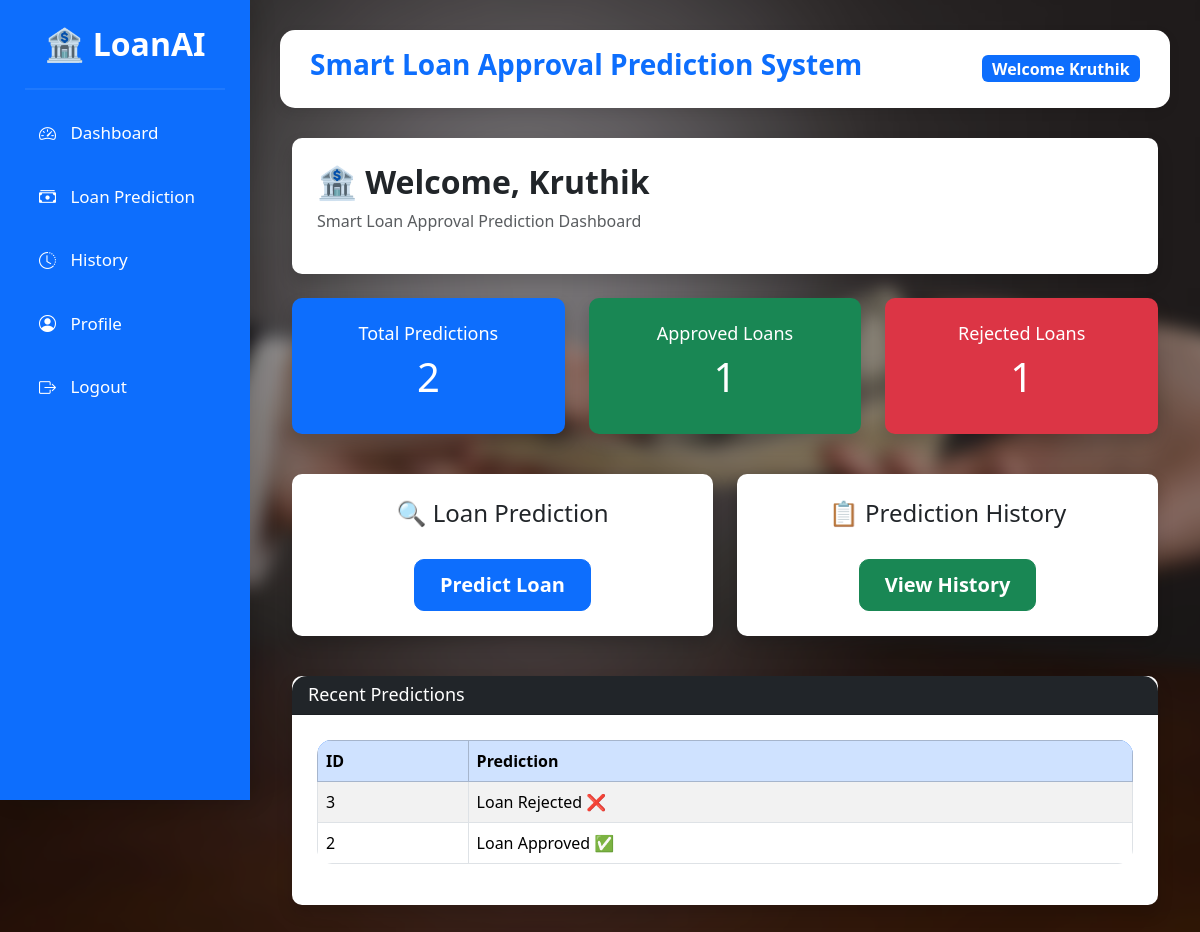
/dashboard (signed in), run on the app's committed database.
### tables this page shows
CREATE TABLE predictions(

    id INTEGER PRIMARY KEY AUTOINCREMENT,

    username TEXT NOT NULL,

    gender TEXT,

    married TEXT,

    applicant_income REAL,

    coapplicant_income REAL,

    loan_amount REAL,

    credit_history INTEGER,

    prediction TEXT

);

### app.py (the view)
@app.route("/dashboard")
def dashboard():
    if "username" not in session:
        return redirect(url_for("login"))
    conn = get_db_connection()
    total = conn.execute(
        "SELECT COUNT(*) FROM predictions WHERE username=?",
        (session["username"],)
    ).fetchone()[0]
    approved = conn.execute(
        """
        SELECT COUNT(*) FROM predictions
        WHERE username=? AND prediction=?
        """,
        (session["username"], "Loan Approved ✅")
    ).fetchone()[0]
    rejected = conn.execute(
        """
        SELECT COUNT(*) FROM predictions
        WHERE username=? AND prediction=?
        """,
        (session["username"], "Loan Rejected ❌")
    ).fetchone()[0]
    recent = conn.execute("""
        SELECT *
        FROM predictions
        WHERE username=?
        ORDER BY id DESC
        LIMIT 5
    """, (session["username"],)).fetchall()
    conn.close()
    return render_template(
        "dashboard.html",
        username=session["username"],
        total=total,
        approved=approved,
        rejected=rejected,
        recent=recent
    )

### app.py (called while the page is built)
def get_db_connection():
    conn = sqlite3.connect("database.db")
    conn.row_factory = sqlite3.Row
    return conn

### templates/dashboard.html (shortened to what this page needs)
{% extends "base.html" %}
{% block content %}
<div class="container-fluid">
    <div class="card shadow mb-4">
        <div class="card-body">
            <h2>🏦 Welcome, {{ username }}</h2>
            <p class="text-muted">
                Smart Loan Approval Prediction Dashboard
            </p>
        </div>
    </div>
    <div class="row">
        <div class="col-md-4 mb-3">
            <div class="card bg-primary text-white shadow">
                <div class="card-body text-center">
                    <h5>Total Predictions</h5>
                    <h1>{{ total }}</h1>
                </div>
            </div>
        </div>
        <div class="col-md-4 mb-3">
            <div class="card bg-success text-white shadow">
                <div class="card-body text-center">
                    <h5>Approved Loans</h5>
                    <h1>{{ approved }}</h1>
                </div>
            </div>
        </div>
        <div class="col-md-4 mb-3">
            <div class="card bg-danger text-white shadow">
                <div class="card-body text-center">
                    <h5>Rejected Loans</h5>
                    <h1>{{ rejected }}</h1>
                </div>
            </div>
        </div>
    </div>
    <div class="row mt-4">
        <div class="col-md-6 mb-3">
            <div class="card shadow">
                <div class="card-body text-center">
                    <h4>🔍 Loan Prediction</h4>
                    <br>
                    <a href="{{ url_for('predict') }}"
                       class="btn btn-primary btn-lg">
                        Predict Loan
                    </a>
                </div>
            </div>
        </div>
        <div class="col-md-6 mb-3">
            <div class="card shadow">
                <div class="card-body text-center">
                    <h4>📋 Prediction History</h4>
                    <br>
                    <a href="{{ url_for('history') }}"
                       class="btn btn-success btn-lg">
                        View History
                    </a>
                </div>
            </div>
        </div>
    </div>
    <div class="card shadow mt-4">
        <div class="card-header bg-dark text-white">
            <h5 class="mb-0">Recent Predictions</h5>
        </div>
        <div class="card-body">
            {% if recent %}
            <table class="table table-striped table-bordered">
                <thead class="table-primary">
                    <tr>
                        <th>ID</th>
                        <th>Prediction</th>
                    </tr>
                </thead>
                <tbody>
                {% for row in recent %}
                    <tr>
                        <td>{{ row.id }}</td>
                        <td>{{ row.prediction }}</td>
                    </tr>
                {% endfor %}
                </tbody>
            </table>
            {% else %}
            <div class="alert alert-info">
                No prediction history available.
            </div>
            {% endif %}
        </div>
    </div>
</div>
{% endblock %}

### static/css/style.css (style rules this page uses)
* { margin:0; padding:0; box-sizing:border-box; font-family:'Segoe UI',sans-serif; }
body { background:#f4f7fc; }
a { text-decoration:none; }
.card { border:none; border-radius:18px; transition:.3s; box-shadow:0 5px 15px rgba(0,0,0,.08); }
.card-body { padding:25px; }
.card h2 { font-weight:bold; }
.card h5 { font-size:18px; }
.btn { border-radius:10px; padding:10px 25px; font-weight:bold; transition:.3s; }
table { background:white; border-radius:15px; overflow:hidden; }
thead { background:#0d6efd; color:white; }
.card-header { border-radius:15px 15px 0 0 !important; }
.card { border-radius:10px; }
body { margin:0; padding:0; }
body::before { content:""; position:fixed; top:0; left:0; width:100%; height:100%; background:url("../images/bg.jpg") no-repeat center center; background-size:cover; filter:blur(8px); transform:scale(1.1); z-index:-2; }
body::after { content:""; position:fixed; top:0; left:0; width:100%; height:100%; background:rgba(0,0,0,0.35); z-index:-1; }

### data on the page
predictions: id "3", prediction "Loan Rejected ❌"
predictions: id "2", prediction "Loan Approved ✅"

### other printed values
{{ session.username }} "Kruthik"
{{ username }} "Kruthik"
{{ total }} "2"
{{ approved }} "1"
{{ rejected }} "1"
